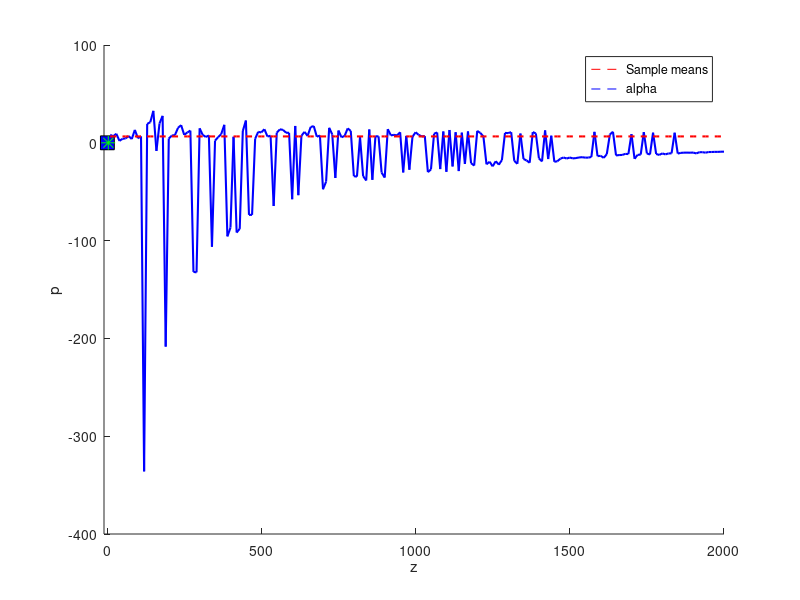

The MATLAB script that drew this image: (Note: this script raises an error after producing the figure.)
%% Exercise 1.3
p_c0 = @(z)((1-z.^2)./((3.*z+1).*(z+1)));
p_c1 = @(z)(z./((3.*z+1)./4));
z = linspace(0,1,100);

figure; hold on; 
plot(z,p_c0(z),'r--')
plot(z,p_c1(z),'b--')
legend('p(c=0|z)','p(c=1|z)')
xlabel('z')
ylabel('p')


%% Exercise 3 part 1.4
D = [3.6 7.7 -2.6 4.9 -2.3 0.2 -7.3 4.4 7.3 -5.7];
alpha = linspace(-10,10,1001);
p = @(x,alpha)(2./(pi.*(4+(x-alpha).^2)));
p_a = zeros([1,1001]);
i=1;
for a = alpha
    p_a(i) = prod(p(D,a));
    i=i+1;
end
hold on; 
plot(alpha,p_a)
plot(D, zeros(size(D)),'r.', 'MarkerSize',20)
plot(mean(D), 0,'ks','Markersize',10,'MarkerFaceColor','b')
[y,i] = max(p_a); 
plot(alpha(i),0,'g*','Markersize',10)
legend('p(a|D,b=2)', 'Data','Mean data','alpha max posterior')
hold off; 
%% Exercise 3 part 2
alpha = 10.*rand;
beta = 2 + 2.*rand;
theta = -pi/2 + pi.*rand(500,1);

D = (beta*tan(theta))+alpha;
means = zeros(200,1);
j=1;
thetas = -pi/2 + pi.*rand(2000,1);
for i = 1:10:2000
    theta = datasample(thetas,i,'Replace',false);
    D = (beta*tan(theta))+alpha;
    means(j) = mean(D);
    j=j+1;
end

close all; hold on;
plot(10:10:2000,means,'b-','LineWidth',1.5)
xlim([-10,2000])
plot(10:10:2000,ones(200,1)*alpha,'r--','LineWidth',1.5)
legend('Sample means','alpha')
hold off;

%% Exercise 3 part 3
theta = -pi+0.01/2 + pi-0.01.*rand(500,1);
D = (beta*tan(theta))+alpha;

alphas = linspace(-10,10,100);
betas = linspace(0,5,100); 
LL = zeros(100,100);
L = zeros(100,100); 
for i = 1:100
    for j = 1:100
        LL(i,j) = loglikelihood(D(1:20),alphas(i),betas(j));
        L(i,j) = likelihood(D(1:20),alphas(i),betas(j));
    end
end
close all; 
figure; hold on; 
surf(alphas,betas,LL)
xlabel('Alpha')
ylabel('Beta')
title('loglikelihood')
hold off; 

figure; hold on; 
surf(alphas,betas,L)
xlabel('Alpha')
ylabel('Beta')
title('likelihood')
hold off; 

%%
data = D(1:3);
min = fminsearch(@(a,b) loglikelihood(data,a,b),[0,1]);
